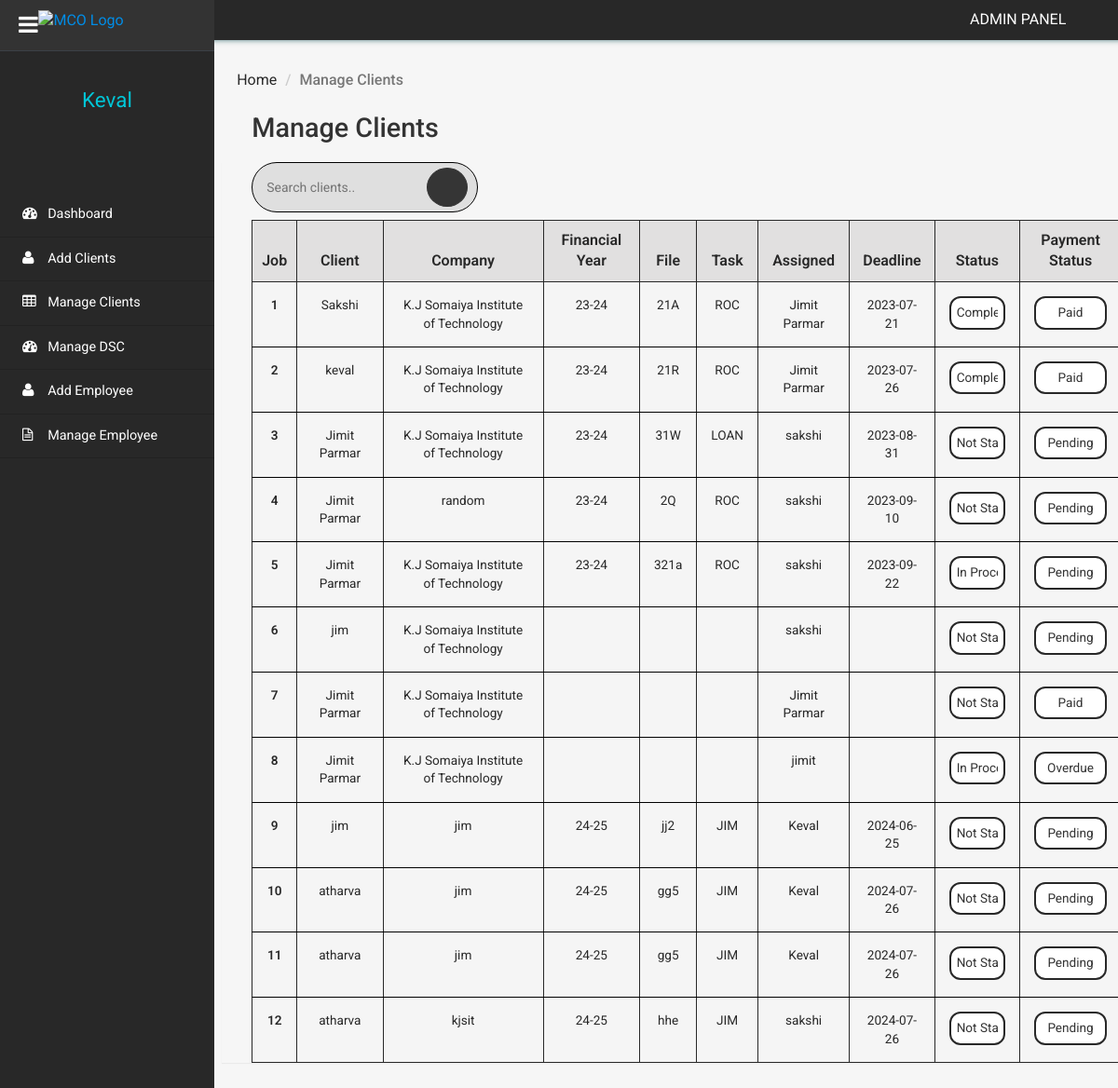
Page /clientms/admin/manage-client.php (signed in) on the committed database.
### tables this page shows
CREATE TABLE `tblclient` (
  `ID` int(10) NOT NULL,
  `ContactName` varchar(30) DEFAULT NULL,
  `CompanyName` varchar(120) DEFAULT NULL,
  `Notes` mediumtext DEFAULT NULL,
  `ClientAddedBy` varchar(20) DEFAULT NULL,
  `deadline` date DEFAULT NULL,
  `Tag` varchar(20) DEFAULT NULL,
  `financialyear` varchar(15) DEFAULT NULL,
  `file` varchar(15) DEFAULT NULL,
  `budgethrs` int(10) DEFAULT NULL,
  `actualhrs` int(10) DEFAULT NULL,
  `expense` varchar(30) DEFAULT NULL,
  `remark` text DEFAULT NULL,
  `CreationDate` timestamp NULL DEFAULT current_timestamp(),
  `Status` varchar(20) NOT NULL DEFAULT 'Not Started',
  `PaymentStatus` varchar(12) NOT NULL DEFAULT 'Pending',
  `expiryDate1` date DEFAULT NULL,
  `expiryDate2` date DEFAULT NULL,
  `expiryDate3` date DEFAULT NULL
);

CREATE TABLE `tblemployee` (
  `EmployeeID` int(11) NOT NULL,
  `EmployeeName` varchar(255) DEFAULT NULL,
  `EmployeePhnumber` bigint(10) DEFAULT NULL,
  `Password` text DEFAULT 'password',
  `CreationDate` timestamp NOT NULL DEFAULT current_timestamp()
);

### clientms/admin/manage-client.php (the view, shortened to what this page needs)
<?php
include('includes/dbconnection.php');
if (strlen($_SESSION['clientmsaid']) == 0) {
    header('location:logout.php');
} else {
    function getAssignedEmployeeName($clientId){
        global $dbh;
        $sql = "SELECT e.EmployeeName
                FROM tblassignments a
                JOIN tblemployee e ON a.EmployeeID = e.EmployeeID
                WHERE a.ID = :clientId";
        $query = $dbh->prepare($sql);
        $query->bindParam(':clientId', $clientId, PDO::PARAM_INT);
        $query->execute();
        $result = $query->fetch(PDO::FETCH_ASSOC);
        if ($result) {
            return htmlentities($result['EmployeeName']);
        } else {
            $addedBySql = "SELECT ClientAddedBy FROM tblclient WHERE ID = :clientId";
            $addedByQuery = $dbh->prepare($addedBySql);
            $addedByQuery->bindParam(':clientId', $clientId, PDO::PARAM_INT);
            $addedByQuery->execute();
            $addedByResult = $addedByQuery->fetch(PDO::FETCH_ASSOC);
            if ($addedByResult) {
                return htmlentities($addedByResult['ClientAddedBy']);
            } else {
                return "No employee assigned";
            }
        }
    }
    $sql = "SELECT c.ID, c.ContactName, c.CompanyName, c.deadline, c.Status, c.PaymentStatus, e.EmployeeName, c.Tag, c.file, c.financialyear
				FROM tblclient c
				LEFT JOIN tblclient_employee ce ON c.ClientAddedBy = ce.EmployeeID
				LEFT JOIN tblemployee e ON ce.EmployeeID = e.EmployeeID
                ORDER BY IFNULL(c.Deadline, CURDATE()) - CURDATE() ASC";
		$query = $dbh->prepare($sql);
		$query->execute();
		$clients = $query->fetchAll(PDO::FETCH_OBJ);
}
?>
<!DOCTYPE HTML>
<html>
<head>
    <link href="css/bootstrap.min.css" rel='stylesheet' type='text/css' />
    <link href="css/style.css" rel='stylesheet' type='text/css' />
    <link href="css/font-awesome.css" rel="stylesheet">
    <link rel="stylesheet" href="css/icon-font.min.css" type='text/css' />
</head>
<body>
    <div class="page-container">
        <div class="left-content">
            <div class="inner-content">
                <?php include_once('includes/header.php');?>
                <div class="outter-wp">
                    <div class="sub-heard-part">
                        <ol class="breadcrumb m-b-0">
                            <li><a href="dashboard.php">Home</a></li>
                            <li class="active">Manage Clients</li>
                        </ol>
                    </div>
                    <div class="graph-visual tables-main">
                        <h3 class="inner-tittle two">Manage Clients</h3>
                        <div class="graph">
                        <div class="search-bar-container">
                            <div class="search-bar">
                                <form method="GET" action="">
                                    <input type="text" name="search" placeholder="Search clients..">
                                    <button type="submit"><i class = "lnr lnr-magnifier"></i></button>
                                </form>
                            </div>
                        </div>
                            <div class="tables">
                                <table class="table" border="1" id="client-table">
                                    <thead>
                                        <tr>
                                            <th>Job</th>
                                            <th >Client </th>
                                            <th>Company</th>
                                            <th>Financial Year</th>
                                            <th>File</th>
                                            <th>Task</th>
                                            <th>Assigned</th>
                                            <th>Deadline</th>
                                            <th>Status</th>
                                            <th>Payment Status</th>
                                        </tr>
                                    </thead>
                                    <tbody>
                                        <?php
                                        $cnt = 1;
                                        if (!empty($clients)) {
                                            foreach ($clients as $client) {
                                        ?>
                                                <tr class="active">
                                                    <th scope="row"><?php echo htmlentities($cnt); ?></th>
                                                    <td onclick="window.location.href='edit-client-details.php?addid=<?php echo $client->ID; ?>'"><?php echo htmlentities($client->ContactName); ?></td>
                                                    <td onclick="window.location.href='edit-client-details.php?addid=<?php echo $client->ID; ?>'"><?php echo htmlentities($client->CompanyName); ?></td>
                                                    <td onclick="window.location.href='edit-client-details.php?addid=<?php echo $client->ID; ?>'"><?php echo htmlentities($client->financialyear); ?></td>
                                                    <td onclick="window.location.href='edit-client-details.php?addid=<?php echo $client->ID; ?>'"><?php echo htmlentities($client->file); ?></td>
                                                    <td onclick="window.location.href='edit-client-details.php?addid=<?php echo $client->ID; ?>'"><?php echo htmlentities($client->Tag); ?></td>
                                                    <td onclick="window.location.href='edit-client-details.php?addid=<?php echo $client->ID; ?>'"><?php echo getAssignedEmployeeName($client->ID); ?></td>
                                                    <td onclick="window.location.href='edit-client-details.php?addid=<?php echo $client->ID; ?>'"><?php echo htmlentities($client->deadline); ?></td>
                                                    <td>
                                                        <select name="status" onchange="updateStatus('<?php echo $client->ID; ?>', this.value)">
                                                            <option value="Not Started" <?php if ($client->Status == 'Not Started') echo 'selected'; ?>>Not Started</option>
                                                            <option value="In Process" <?php if ($client->Status == 'In Process') echo 'selected'; ?>>In Process</option>
                                                            <option value="Completed" <?php if ($client->Status == 'Completed') echo 'selected'; ?>>Completed</option>
                                                        </select>
                                                    </td>
                                                    <td>
                                                    <select name="payment_status" onchange="updatePaymentStatus('<?php echo $client->ID; ?>', this.value)">
                                                        <option value="Pending" <?php if ($client->PaymentStatus == 'Pending') echo 'selected'; ?>>Pending</option>
                                                        <option value="Paid" <?php if ($client->PaymentStatus == 'Paid') echo 'selected'; ?>>Paid</option>
                                                        <option value="Overdue" <?php if ($client->PaymentStatus == 'Overdue') echo 'selected'; ?>>Overdue</option>
                                                    </select>
                                                    </td>
                                                </tr>
                                        <?php
                                                $cnt++;
                                            }
                                        }
                                        ?>
                                    </tbody>
                                </table>
                            </div>
                        </div>
                    </div>
                </div>
            </div>
        </div>
        <?php include_once('includes/sidebar.php');?>
    </div>
</body>
</html>

### clientms/admin/includes/sidebar.php (shortened to what this page needs)
 <div class="sidebar-menu">
    <header class="logo">
        <a href="#" class="sidebar-icon"> <span class="fa fa-bars"></span> </a> <a href="dashboard.php"> <span id="logo"> <img src="https://imgur.com/b87Yw8H.png" alt="MCO Logo" style="width: 55%; margin-left: -10%; margin-top: -11%">
</span>
        </a>
    </header>
    <div class="down">
        <?php
$aid=$_SESSION['clientmsaid'];
$sql="SELECT AdminName from  tbladmin where ID=:aid";
$query = $dbh -> prepare($sql);
$query->bindParam(':aid',$aid,PDO::PARAM_STR);
$query->execute();
$results=$query->fetchAll(PDO::FETCH_OBJ);
$cnt=1;
if($query->rowCount() > 0)
{
foreach($results as $row)
{               ?>
        <a href="dashboard.php"><span class=" name-caret"><?php  echo $row->AdminName;?></span></a><br>
        <?php $cnt=$cnt+1;}} ?>
        <ul>
            <li><a class="tooltips" href="admin-profile.php"><span>Profile</span><i class="lnr lnr-user"></i></a></li>
            <li><a class="tooltips" href="change-password.php"><span>Settings</span><i class="lnr lnr-cog"></i></a></li>
            <li><a class="tooltips" href="logout.php"><span>Log out</span><i class="lnr lnr-power-switch"></i></a></li>
        </ul>
    </div>
    <div class="menu">
        <ul id="menu" >
            <li><a href="dashboard.php"><i class="fa fa-tachometer"></i> <span>Dashboard</span></a></li>
            <li><a href="add-client.php"><i class="fa fa-user"></i> <span>Add Clients</span></a></li>
            <li><a href="manage-client.php"><i class="fa fa-table"></i> <span>Manage Clients</span></a></li>
            <li><a href="manage-dsc.php"><i class="fa fa-tachometer"></i> <span>Manage DSC</span></a></li>
            <li><a href="add-employee.php"><i class="fa fa-user"></i> <span>Add Employee</span></a></li>
            <li><a href="manage-employee.php"><i class="fa fa-file-text-o"></i> <span>Manage Employee</span></a></li>
        </ul>
    </div>
</div>

### rows in the picture
tblclient: ContactName "Sakshi", CompanyName "K.J Somaiya Institute of Technology", financialyear "23-24", file "21A", Tag "ROC", ID.EmployeeName "Jimit Parmar", deadline "2023-07-21", status "Completed", payment_status "Paid"
tblclient: ContactName "keval", CompanyName "K.J Somaiya Institute of Technology", financialyear "23-24", file "21R", Tag "ROC", ID.EmployeeName "Jimit Parmar", deadline "2023-07-26", status "Completed", payment_status "Paid"
tblclient: ContactName "Jimit Parmar", CompanyName "K.J Somaiya Institute of Technology", financialyear "23-24", file "31W", Tag "LOAN", getAssignedEmployeeName($client->ID) "sakshi", deadline "2023-08-31", status "Not Started", payment_status "Pending"
tblclient: ContactName "Jimit Parmar", CompanyName "random", financialyear "23-24", file "2Q", Tag "ROC", getAssignedEmployeeName($client->ID) "sakshi", deadline "2023-09-10", status "Not Started", payment_status "Pending"
tblclient: ContactName "Jimit Parmar", CompanyName "K.J Somaiya Institute of Technology", financialyear "23-24", file "321a", Tag "ROC", getAssignedEmployeeName($client->ID) "sakshi", deadline "2023-09-22", status "In Process", payment_status "Pending"
tblclient: ContactName "jim", CompanyName "K.J Somaiya Institute of Technology", ID.EmployeeName "sakshi", status "Not Started", payment_status "Pending"
tblclient: ContactName "Jimit Parmar", CompanyName "K.J Somaiya Institute of Technology", ID.EmployeeName "Jimit Parmar", status "Not Started", payment_status "Paid"
tblclient: ContactName "Jimit Parmar", CompanyName "K.J Somaiya Institute of Technology", getAssignedEmployeeName($client->ID) "jimit", status "In Process", payment_status "Overdue"
tblclient: ContactName "jim", CompanyName "jim", financialyear "24-25", file "jj2", Tag "JIM", getAssignedEmployeeName($client->ID) "Keval", deadline "2024-06-25", status "Not Started", payment_status "Pending"
tblclient: ContactName "atharva", CompanyName "jim", financialyear "24-25", file "gg5", Tag "JIM", getAssignedEmployeeName($client->ID) "Keval", deadline "2024-07-26", status "Not Started", payment_status "Pending"
tblclient: ContactName "atharva", CompanyName "jim", financialyear "24-25", file "gg5", Tag "JIM", getAssignedEmployeeName($client->ID) "Keval", deadline "2024-07-26", status "Not Started", payment_status "Pending"
tblclient: ContactName "atharva", CompanyName "kjsit", financialyear "24-25", file "hhe", Tag "JIM", getAssignedEmployeeName($client->ID) "sakshi", deadline "2024-07-26", status "Not Started", payment_status "Pending"

### other values in the picture
$row->AdminName "Keval"
